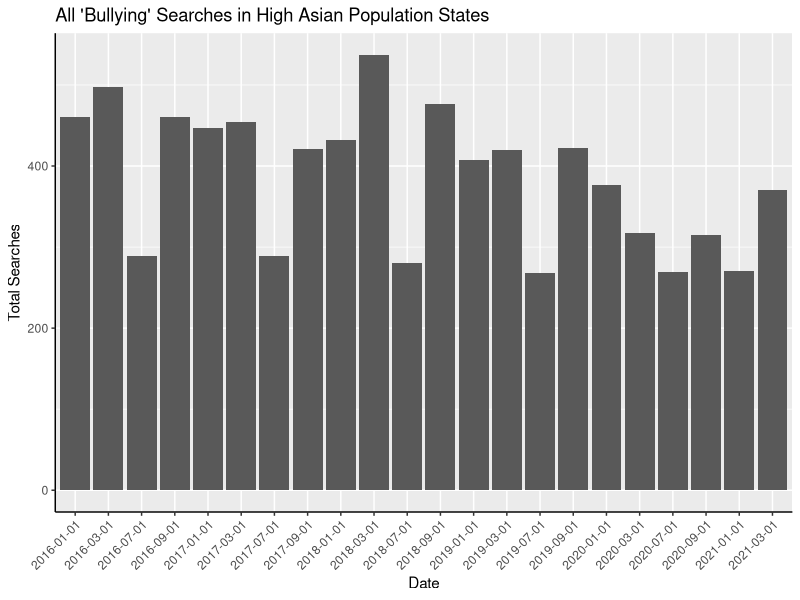
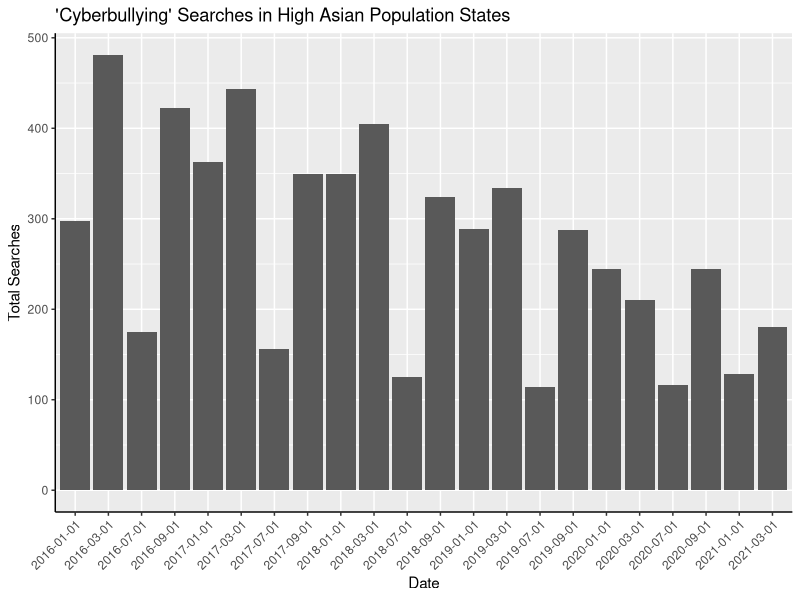
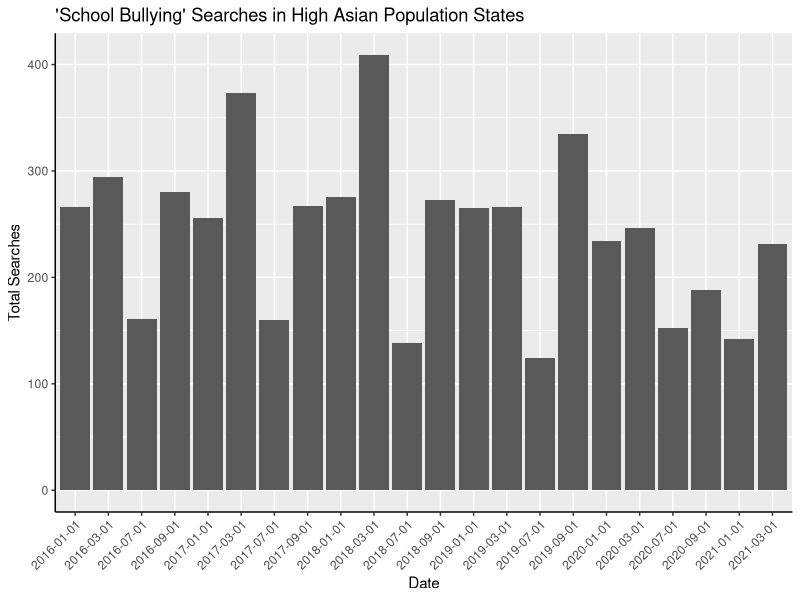
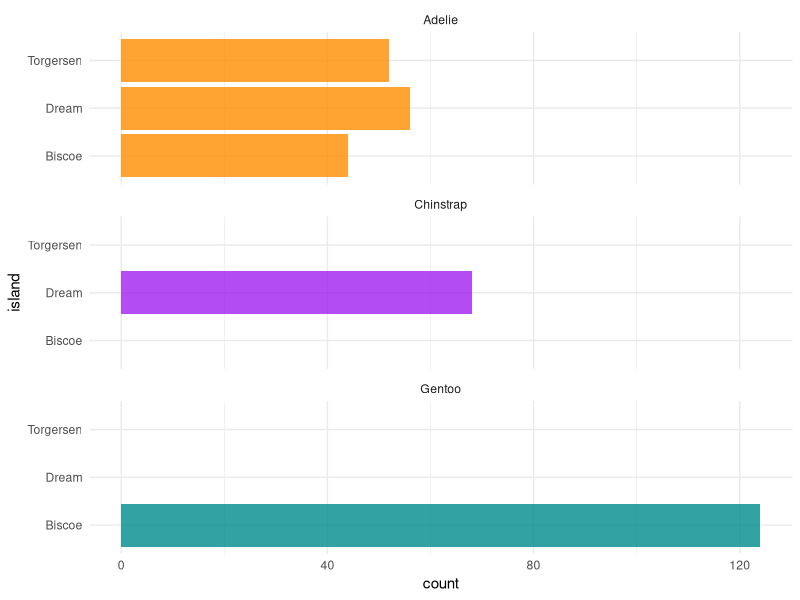
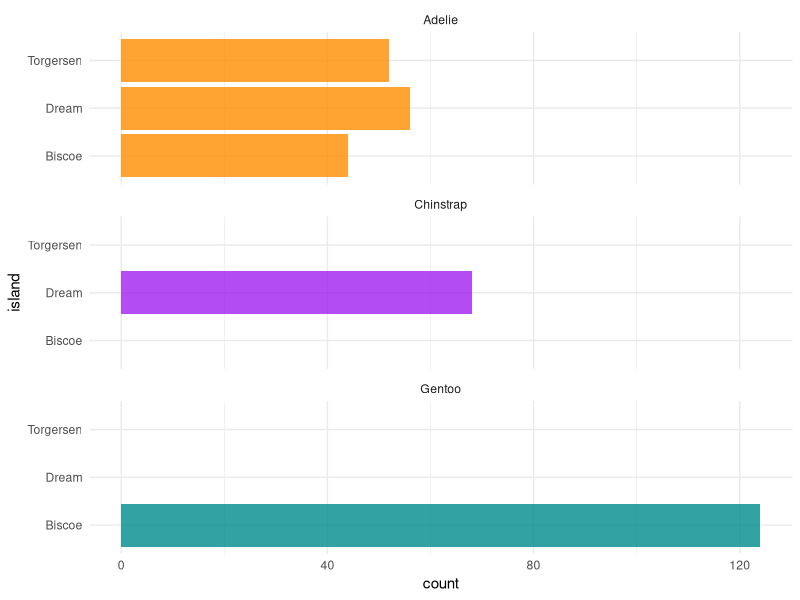

Write the R code that produced these figures, in order.
## ---- chunk 1
#| include: false
#| warning: false
#| message: false

library(tidyverse)

sum_bully_data <- read.csv(here::here("Outputs/data/sum_bully_data.csv"))
sum_cybully_data <- read.csv(here::here("Outputs/data/sum_cybully_data.csv"))
sum_schbully_data <- read.csv(here::here("Outputs/data/sum_schbully_data.csv"))
## ---- chunk 2
#| label: bullydata
#| fig-cap: 3 graphs lol
#| echo: false
#| warning: false

library(tidyverse)

#### use this code to graph the 3 bully datas ####

sum_bully_data |> ggplot(aes(x = date, y = sum)) + 
  geom_col() +
  theme(axis.text.x = element_text(angle = 45,hjust=1), 
        axis.line = element_line(colour = "black")) +
  labs(
    title = "All 'Bullying' Searches in High Asian Population States",
    x = "Date",
    y = "Total Searches"
  )
sum_cybully_data |> ggplot(aes(x = date, y = sum)) + 
  geom_col() +
  theme(axis.text.x = element_text(angle = 45,hjust=1), 
        axis.line = element_line(colour = "black")) +
  labs(
    title = "'Cyberbullying' Searches in High Asian Population States",
    x = "Date",
    y = "Total Searches"
  )
sum_schbully_data |> ggplot(aes(x = date, y = sum)) + 
  geom_col() +
  theme(axis.text.x = element_text(angle = 45,hjust=1), 
        axis.line = element_line(colour = "black")) +
  labs(
    title = "'School Bullying' Searches in High Asian Population States",
    x = "Date",
    y = "Total Searches"
  )

## ---- chunk 3
#| label: fig-bills
#| fig-cap: Bills of penguins
#| echo: false

ggplot(penguins, aes(x = island, fill = species)) +
  geom_bar(alpha = 0.8) +
  scale_fill_manual(values = c("darkorange","purple","cyan4"),
                    guide = "none") +
  theme_minimal() +
  facet_wrap(~species, ncol = 1) +
  coord_flip()
## ---- chunk 4
#| label: fig-billssssss
#| fig-cap: More bills of penguins
#| echo: false
#| fig-width: 8
#| fig-height: 4

ggplot(penguins, aes(x = island, fill = species)) +
  geom_bar(alpha = 0.8) +
  scale_fill_manual(values = c("darkorange","purple","cyan4"),
                    guide = "none") +
  theme_minimal() +
  facet_wrap(~species, ncol = 1) +
  coord_flip()
